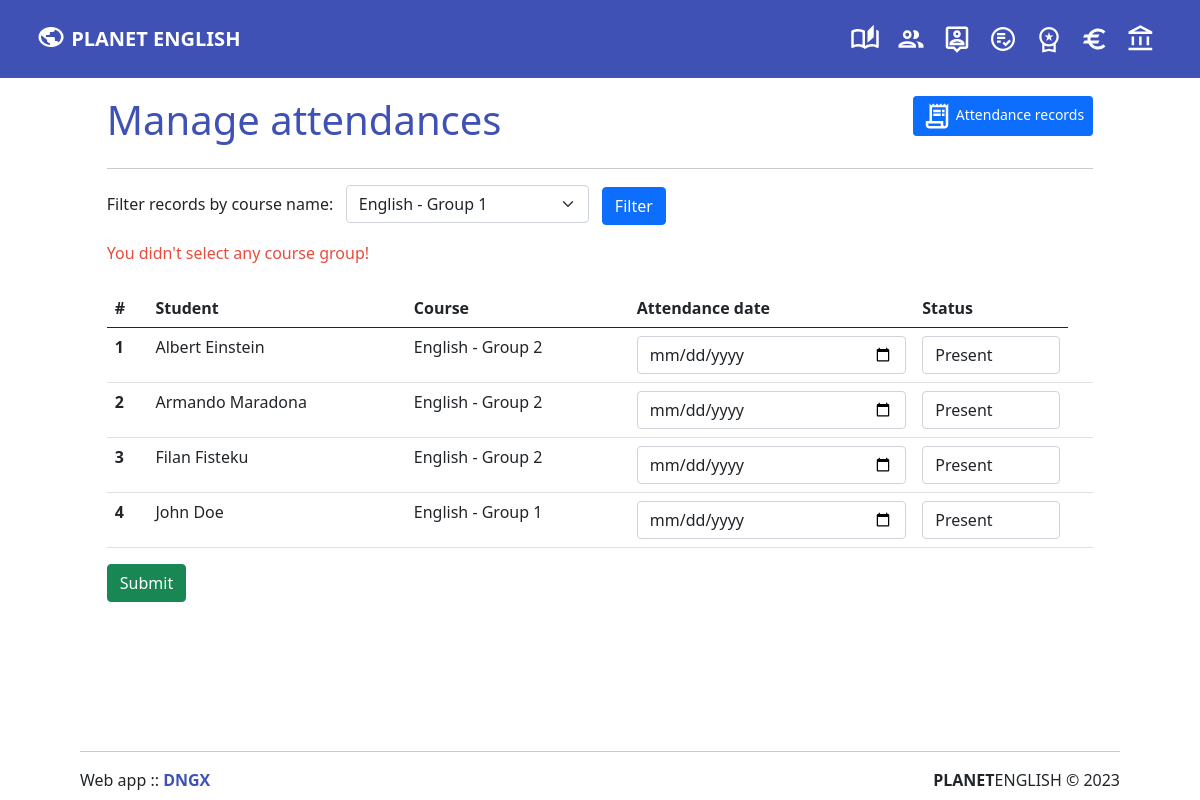
/m-attendances.php, run on an earlier commit of the app's database.
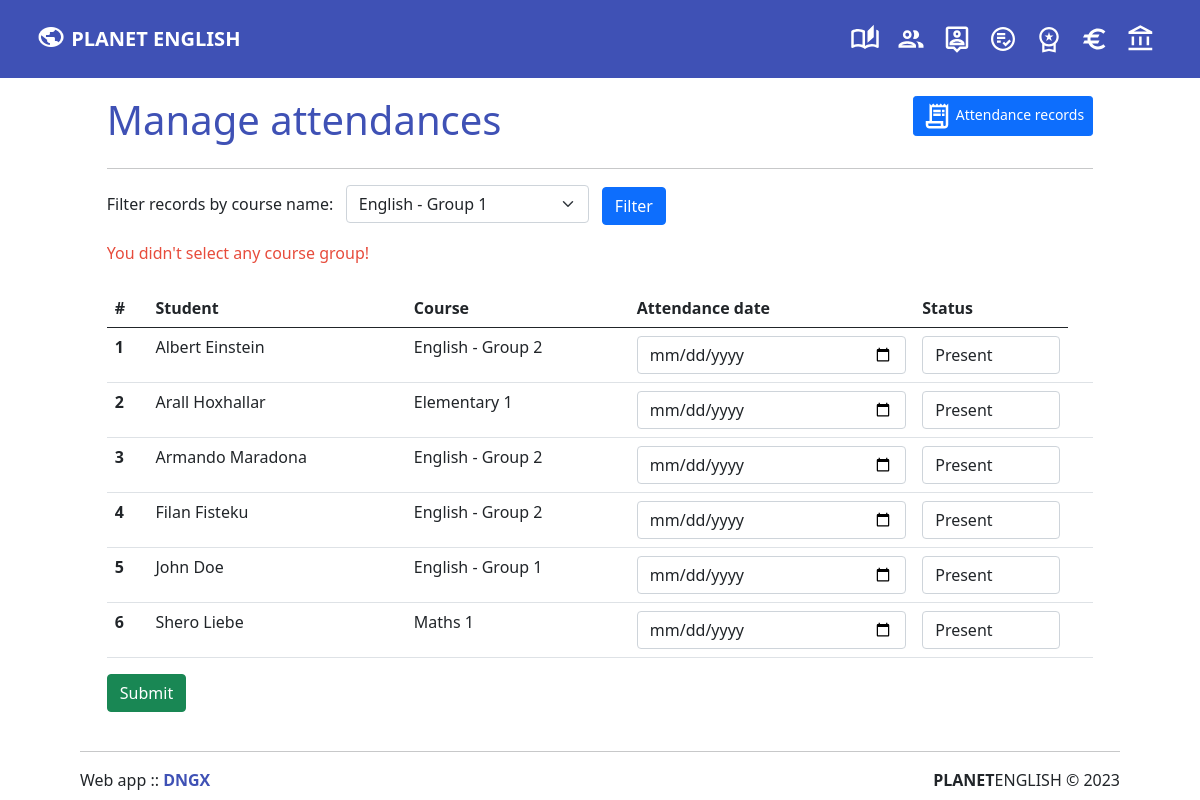
And on a later commit of the database.
### tables this page shows
CREATE TABLE `students` (
  `student_id` int(11) NOT NULL,
  `first_name` varchar(50) DEFAULT NULL,
  `last_name` varchar(50) DEFAULT NULL,
  `email` varchar(100) DEFAULT NULL,
  `phone` varchar(20) DEFAULT NULL,
  `address` varchar(200) DEFAULT NULL,
  `parent` varchar(50) DEFAULT NULL
);

CREATE TABLE `courses` (
  `course_id` int(11) NOT NULL,
  `course_name` varchar(100) DEFAULT NULL,
  `start_date` date DEFAULT NULL,
  `end_date` date DEFAULT NULL,
  `instructor` varchar(100) DEFAULT NULL
);

### m-attendances.php (the view, shortened to what the changed rows need)
<?php
include('partials/menu.php');
?>
<html lang="en">
  <head>
    <link href="css/bootstrap.min.css" rel="stylesheet">
    <link href="css/bootstrap-icons.css" rel="stylesheet">
  </head>
  <body>
    <div class="container-fluid">
        <div class="row text-start p-4 mb-auto" style="width:90%; margin: auto;">
            <div class="container">
                <br><br><br>
                <div class="row mb-auto" style="margin: auto;">
                <div class="col-md-8" style="padding: 0;">
                  <h1 class="text-start" style="color: #3f51b5;">Manage attendances</h1>
                </div>
                </div>
                                <?php
                                    $sql = "SELECT * FROM courses";
                                            ?>
                <div class="table-responsive">
                <table class="table">
  <thead>
    <tr>
      <th scope="col">#</th>
      <th scope="col">Student</th>
      <th scope="col">Course</th>
      <th scope="col">Attendance date</th>
      <th scope="col">Status</th>
    </tr>
  </thead>
  <?php
    if(isset($_POST['filter'])){
      $course_n = $_POST['course'];
      echo "<div class='success'>Selected course name: " .$course_n. "</div><br>";
      $sql = "
          SELECT DISTINCT s.first_name, s.last_name, c.course_name, e.enrollment_date, e.enrollment_id, a.attendance_id, a.attenrollment_id  FROM students s
          LEFT JOIN enrollments e
          ON s.student_id = e.enstudent_id
          LEFT JOIN courses c
          ON e.encourse_id = c.course_id
          LEFT JOIN attendances a
          ON e.enrollment_id = a.attenrollment_id
          WHERE c.course_name = '".$course_n."'
          GROUP BY s.first_name
    ";
    } else{
      echo "<div class='error'>You didn't select any course group!</div> <br>";
    $sql = "
          SELECT DISTINCT s.first_name, s.last_name, c.course_name, e.enrollment_date, e.enrollment_id, a.attendance_id, a.attenrollment_id  FROM students s
          LEFT JOIN enrollments e
          ON s.student_id = e.enstudent_id
          LEFT JOIN courses c
          ON e.encourse_id = c.course_id
          LEFT JOIN attendances a
          ON e.enrollment_id = a.attenrollment_id
          GROUP BY s.first_name
    ";
  }
    $res = mysqli_query($cxn, $sql);
    if ($res == TRUE)
    {
      $count = mysqli_num_rows($res);
      $sn = 1;
      if($count > 0){
        while($rows = mysqli_fetch_assoc($res))
        {
          $firstname = $rows['first_name'];
          $lastname = $rows['last_name'];
          $cname = $rows['course_name'];
          ?>
          <tr>
            <th scope="row"><?php echo $sn++?></th>
            <td>
            <form action="" method="POST" enctype="multipart/form-data">
              <?php echo $firstname.' '.$lastname;?>
            </td>
            <td>
              <?php
              if(!$cname){
                echo "<div class='error'>Student is not assigned to any course! Use 'Add enrollment' button!</div>";
              }else {echo $cname;}
              ?>
            </td>
            <td>
                    <input type="date" class="form-control" name="attendance_date[]" value="">
            </td>
            <td>
                <select name="status[]" id="" class="form-control">
                  <option selected value="Present">Present</option>
                </select>
            </td>
            <td>
            </td>
          </tr>
        <?php
        }
      }
      else {
      }
    }
  ?>
</table>
</div>
    <br><br>
<br>
            </div>
        </div>
        <?php include('partials/footer.php');?>
    </div>
  </body>
</html>

What changed in the data, as far as the page shows it:
added students: first_name "Arall", last_name "Hoxhallar", courses.course_name "Elementary 1"
added students: first_name "Shero", last_name "Liebe", courses.course_name "Maths 1"
